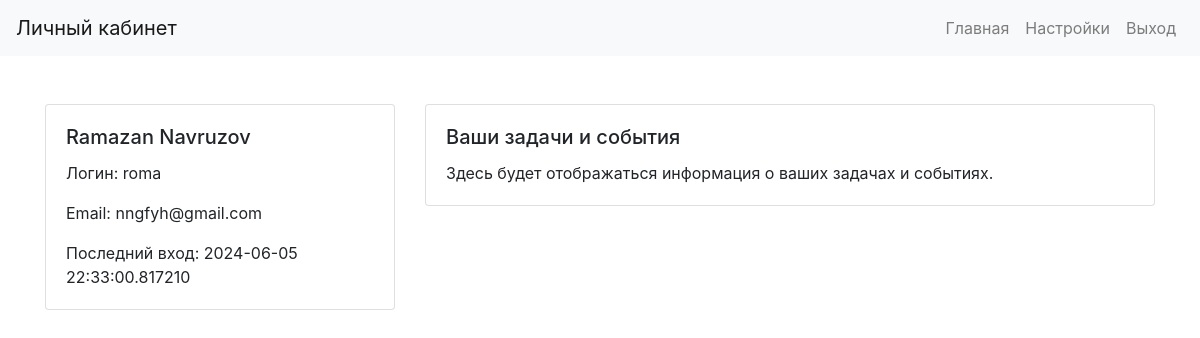
/profile (signed in), run on the app's committed database.
### app.py (models this page shows, shortened)
class User(db.Model, UserMixin):
    __tablename__ = 'users'
    user_id = db.Column(db.Integer, primary_key=True, autoincrement=True)
    username = db.Column(db.String(255), nullable=False)
    first_name = db.Column(db.String(100), nullable=False)
    last_name = db.Column(db.String(100))
    email = db.Column(db.String(255), nullable=False, unique=True)
    password = db.Column(db.String(255), nullable=False)
    last_login = db.Column(db.DateTime)
    tasks = db.relationship('Task', backref='user', lazy=True, cascade="all, delete-orphan")
    events = db.relationship('Event', backref='user', lazy=True, cascade="all, delete-orphan")
    settings = db.relationship('UserSettings', backref='user', lazy=True, cascade="all, delete-orphan")

### app.py (the view)
@app.route('/profile')
@login_required
def profile():
    user = current_user
    return render_template('profile.html', user=user)

### app.py (called while the page is built)
@login_manager.user_loader
def load_user(user_id):
    return User.query.get(int(user_id))

### templates/profile.html (shortened to what this page needs)
<!DOCTYPE html>
<html lang="en">
<head>
    <link href="https://stackpath.bootstrapcdn.com/bootstrap/4.5.2/css/bootstrap.min.css" rel="stylesheet">
</head>
<body>
    <nav class="navbar navbar-expand-lg navbar-light bg-light">
        <a class="navbar-brand" href="#">Личный кабинет</a>
        <div class="collapse navbar-collapse" id="navbarNav">
            <ul class="navbar-nav ml-auto">
                <li class="nav-item">
                    <a class="nav-link" href="/">Главная</a>
                </li>
                <li class="nav-item">
                    <a class="nav-link" href="/settings">Настройки</a>
                </li>
                <li class="nav-item">
                    <a class="nav-link" href="/logout">Выход</a>
                </li>
            </ul>
        </div>
    </nav>
    <div class="container mt-5">
        <div class="row">
            <div class="col-md-4">
                <div class="card">
                    <div class="card-body">
                        <h5 class="card-title">{{ user.first_name }} {{ user.last_name }}</h5>
                        <p class="card-text">Логин: {{ user.username }}</p>
                        <p class="card-text">Email: {{ user.email }}</p>
                        <p class="card-text">Последний вход: {{ user.last_login }}</p>
                    </div>
                </div>
            </div>
            <div class="col-md-8">
                <div class="card">
                    <div class="card-body">
                        <h5 class="card-title">Ваши задачи и события</h5>
                        <p class="card-text">Здесь будет отображаться информация о ваших задачах и событиях.</p>
                    </div>
                </div>
            </div>
        </div>
    </div>
</body>
</html>

### data on the page
User: first_name "Ramazan", last_name "Navruzov", username "roma", email "nngfyh@gmail.com", last_login "2024-06-05 22:33:00.817210"
